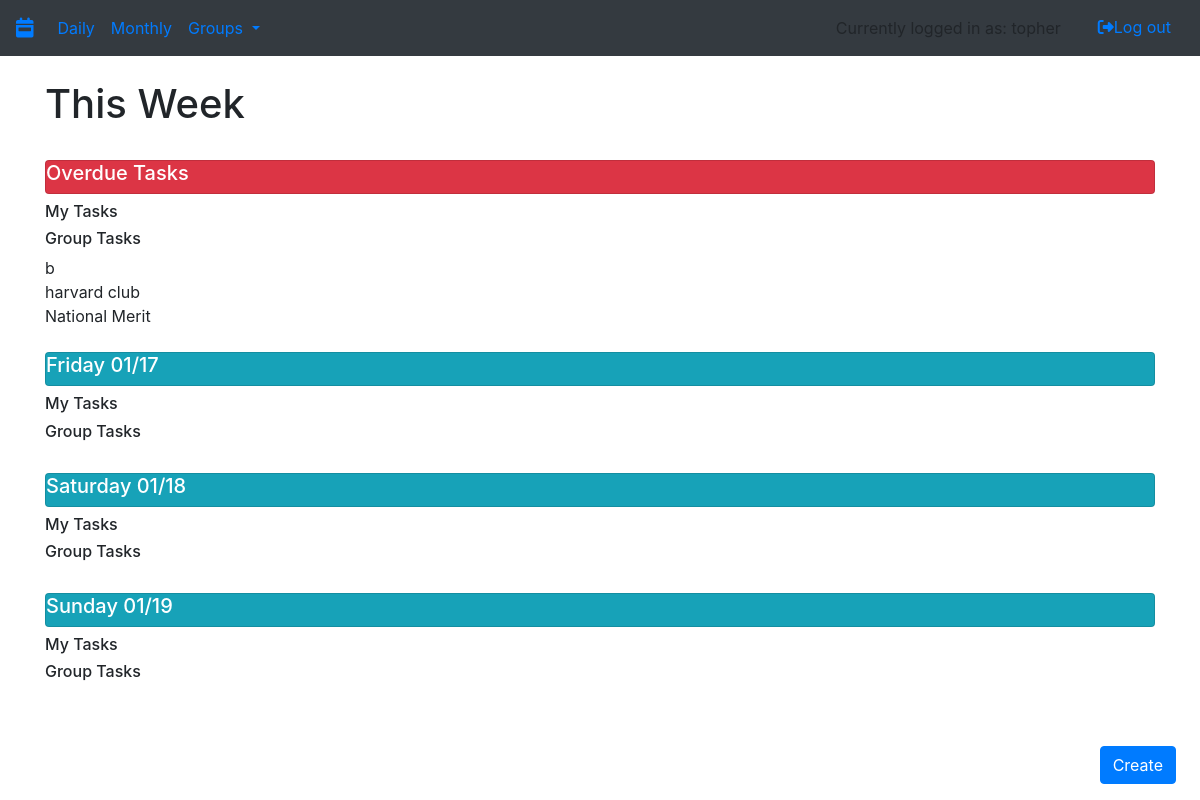
The app's page /day (signed in) with its own data.
### app/utl/models.py (models this page shows, shortened)
class User(db.Model, UserMixin):
    id = db.Column(db.Integer, primary_key=True)
    username = db.Column(db.String(80), unique=True, nullable=False)
    password = db.Column(db.String(80), nullable=False)
    tasks = db.relationship('Task', backref='user') #whenever you create a task, append it to user.tasks
    admin_groups = db.relationship('Group', backref='user') #whenever you create a group, append it to the users admin groups who created it
    groups = association_proxy('groupownership', #whenever a user joins a group, append it to their groups
                              'group',
                              creator=lambda c: GroupLinks(id, c.id))
    requests = association_proxy('requestownership', #whenever a user joins a group, append it to their groups
                              'group',
                              creator=lambda c: RequestLinks(id, c.id))

class Group(db.Model):
    id = db.Column(db.Integer, primary_key=True)
    admin_id = db.Column(db.Integer, db.ForeignKey('user.id'))
    name = db.Column(db.String(80), unique=True, nullable=False)
    description = db.Column(db.String(80), nullable=False)
    private = db.Column(db.Boolean)
    requests = db.relationship('User', backref='group_requests')
    tasks = db.relationship('Task', backref='group')
    users = association_proxy('groupownership',
                              'user',
                              creator=lambda u: GroupLinks(u.id, id))
    requesters = association_proxy('requestownership',
                                   'user',
                                    creator=lambda u: GroupLinks(u.id, id))

### app/app.py (the view)
@login_required
@app.route('/day', methods=['GET', 'POST'])
def day():
    today = datetime.today()
    weekday = today.weekday()
    tasks = {}
    personal_tasks = {}
    group_tasks = {}
    overdue_tasks = {}
    for day in range(weekday, 7):
        personal_tasks[days[day].capitalize() + "  " + (today + timedelta(day - weekday)).strftime('%x')[
                                                       0:5]] = Task.query.filter_by(user_id=current_user.id,
                                                                                    group_id=None,
                                                                                    due_date_m=int(
                                                                                        today.strftime('%m')),
                                                                                    due_date_d=int(today.strftime(
                                                                                        '%d')) + day - weekday
                                                                                    ).all()
    for day in range(weekday, 7):
        temp = {}
        for group in current_user.groups:
            if group != None:
                if (Task.query.filter_by(group_id=group.id,
                                         due_date_m=int(today.strftime('%m')),
                                         due_date_d=int(today.strftime('%d')) + day - weekday).count() > 0):
                    temp[group.name]=Task.query.filter_by(group_id=group.id,
                                                         due_date_m=int(today.strftime('%m')),
                                                         due_date_d=int(today.strftime('%d')) + day - weekday).all()
                else:
                    temp[group.name] = None
        group_tasks[days[day].capitalize() + "  " + (today + timedelta(day - weekday)).strftime('%x')[0:5]] = temp
    my_overdue_tasks = Task.query.filter(Task.group_id == None, Task.user_id == current_user.id,Task.due_date_m <= int(today.strftime('%m')),
                                         Task.due_date_d < int(today.strftime('%d'))).all()
    group_overdue_tasks = {}
    for group in current_user.groups:
        if group != None:
            group_overdue_tasks[group.name] = Task.query.filter(Task.group_id == group.id, Task.due_date_m <= int(today.strftime('%m')),
                                                                Task.due_date_d < int(today.strftime('%d'))).all()
        else:
            group_overdue_tasks[group.name] = None
    print(group_overdue_tasks)
    print(group_tasks)
    print(request.args)
    return render_template('week.html', userTable=genUserTable(), personal_tasks=personal_tasks, group_tasks=group_tasks,
                           my_overdue_tasks=my_overdue_tasks, group_overdue_tasks=group_overdue_tasks,
                           editData=genEditCard(request.args))

### app/app.py (called while the page is built, shortened)
@login_manager.user_loader
def load_user(user_id):
    return User.query.get(user_id)

def genUserTable():
    result={}
    for user in User.query.all():
        result[user.id] = user.username
    return result

def genEditCard(args):
    editData = {}
    print(args)
    if ('taskID' not in args):
        return {'id': "", 'title': "", 'description': "", 'dueDate': ""}

### app/templates/week.html (shortened to what this page needs)
{% extends "base.html" %}
{% block content %}
    {% if current_user.is_authenticated %}
        <div class="container">
            <div class="row">
                <div class="col-sm">
                    <h1>This Week</h1>
                </div>
            </div>
            <div class="row">
                <div class="col-sm">
                    <br>
                    <div class="card bg-danger text-white">
                        <h5> Overdue Tasks </h5>
                    </div>
                </div>
            </div>
            <div class="row">
                <div class="col-sm">
                    <h5><h6> My Tasks</h6></h5>
                </div>
            </div>
            <div class="row">
                <div class="col-sm">
                    <h6> Group Tasks</h6>
                </div>
            </div>
            {% for group in group_overdue_tasks %}
                    {% if group_overdue_tasks[group] is not none %}
                        <div class="row">
                            <div class="col-sm">
                                {{ group }}
                            </div>
                        </div>
                    {% endif %}
                {% endfor %}
            {% for day in personal_tasks %}
                <div class="row">
                    <div class="col-sm">
                        <br>
                        <div class="card bg-info text-white">
                            <h5> {{ day }} </h5>
                        </div>
                    </div>
                </div>
                <div class="row">
                    <div class="col-sm">
                        <h5><h6> My Tasks</h6></h5>
                    </div>
                </div>
                <div class="row">
                    <div class="col-sm">
                        <h6> Group Tasks</h6>
                    </div>
                </div>
            {% endfor %}
        </div>
    {% endif %}
{% endblock %}

### app/templates/base.html (shortened to what this page needs)
{% from "macros/render_flashes.html" import render_flashes %}
<!DOCTYPE html>
<html lang="en">
<head>
    <link rel="stylesheet" href="https://stackpath.bootstrapcdn.com/bootstrap/4.3.1/css/bootstrap.min.css"
>
    <link rel="stylesheet" href="https://stackpath.bootstrapcdn.com/bootstrap/4.3.1/css/bootstrap.min.css"
>
</head>
<body>
<nav class="navbar navbar-expand-sm bg-dark">
    <div class="navbar-header">
        <a class="navbar-brand" href="/"><i class="fas fa-calendar-week"></i></a>
    </div>
    {% if current_user.is_authenticated %}
    <ul class="navbar-nav mr-auto">
        <li class="nav-item">
            <a class="nav-link" href="{{ url_for('day') }}">Daily</a>
        </li>
        <li class="nav-item">
            <a class="nav-link" href="{{ url_for('month') }}">Monthly</a>
        </li>
        <li class="nav-item dropdown">
            <a class="nav-link dropdown-toggle" href="#" id="navbardrop" data-toggle="dropdown">
                Groups
            </a>
        </li>
    </ul>
    <div class="nav navbar-nav ml-auto">
            <li class="navbar-text mr-4">
              {% if current_user is not none %}
                  Currently logged in as: {{ current_user.username }}
              {% endif %}
            </li>
            <li><a href="{{ url_for('logout') }}">
                <button class="btn btn-link"><i
                        class="fas fa-sign-out-alt"></i>Log out
                </button>
            </a></li>
    </div>
    {% endif %}
</nav>
{{ render_flashes() }}
{% if current_user.is_authenticated %}
  <div id="form button" style="position: fixed; bottom: 2%; right: 2%;">
      <button class="btn btn-primary" role="button" data-toggle="popover" data-trigger="focus"
              data-html="true" data-placement="top" title="Create New">
          Create
      </button>
  </div>
{% endif %}
{% block content %}
{% endblock content %}
</body>
</html>

### records on screen
User: username "topher"
Group: name "harvard club"
Group: name "National Merit"

### other values on screen
{{ group }} "b"
{{ day }} "Friday 01/17" "Saturday 01/18" "Sunday 01/19"
